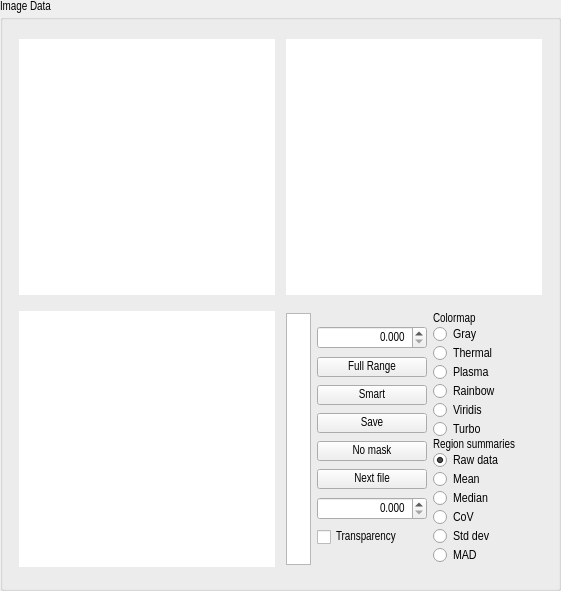
   <widget class="QGroupBox" name="imageData_groupBox">
    <property name="geometry">
     <rect>
      <x>450</x>
      <y>7</y>
      <width>561</width>
      <height>591</height>
     </rect>
    </property>
    <property name="sizePolicy">
     <sizepolicy hsizetype="MinimumExpanding" vsizetype="Maximum">
      <horstretch>1</horstretch>
      <verstretch>1</verstretch>
     </sizepolicy>
    </property>
    <property name="minimumSize">
     <size>
      <width>550</width>
      <height>156</height>
     </size>
    </property>
    <property name="maximumSize">
     <size>
      <width>1100</width>
      <height>1000</height>
     </size>
    </property>
    <property name="sizeIncrement">
     <size>
      <width>1</width>
      <height>1</height>
     </size>
    </property>
    <property name="font">
     <font>
      <family>Arial Narrow</family>
     </font>
    </property>
    <property name="title">
     <string>Image Data</string>
    </property>
    <layout class="QGridLayout" name="gridLayout">
     <item row="2" column="2">
      <layout class="QGridLayout" name="gridLayout_2">
       <property name="sizeConstraint">
        <enum>QLayout::SizeConstraint::SetMaximumSize</enum>
       </property>
       <item row="0" column="1">
        <layout class="QVBoxLayout" name="verticalLayout_3">
         <property name="spacing">
          <number>0</number>
         </property>
         <property name="sizeConstraint">
          <enum>QLayout::SizeConstraint::SetFixedSize</enum>
         </property>
         <property name="topMargin">
          <number>5</number>
         </property>
         <property name="bottomMargin">
          <number>5</number>
         </property>
         <item>
          <widget class="QDoubleSpinBox" name="dispmax_doubleSpinBox">
           <property name="alignment">
            <set>Qt::AlignmentFlag::AlignRight|Qt::AlignmentFlag::AlignTrailing|Qt::AlignmentFlag::AlignVCenter</set>
           </property>
           <property name="decimals">
            <number>3</number>
           </property>
          </widget>
         </item>
         <item>
          <widget class="QPushButton" name="resetDispLimits_Button">
           <property name="toolTip">
            <string>Set the display range of the current map to the absolute minimum and maximum</string>
           </property>
           <property name="text">
            <string>Full Range</string>
           </property>
          </widget>
         </item>
         <item>
          <widget class="QPushButton" name="resetDispSmart_Button">
           <property name="toolTip">
            <string>Set the display range of the current map to the robust minimum and maximum</string>
           </property>
           <property name="text">
            <string>Smart</string>
           </property>
          </widget>
         </item>
         <item>
          <widget class="QPushButton" name="saveDisp_Button">
           <property name="toolTip">
            <string>Save jpegs of the currently displayed map</string>
           </property>
           <property name="text">
            <string>Save</string>
           </property>
          </widget>
         </item>
         <item>
          <widget class="QPushButton" name="setMask_Button">
           <property name="toolTip">
            <string>Right click to select the mask used to display the current map</string>
           </property>
           <property name="text">
            <string>No mask</string>
           </property>
          </widget>
         </item>
         <item>
          <widget class="QPushButton" name="nextFile_Button">
           <property name="toolTip">
            <string>Right click to select the mask used to display the current map</string>
           </property>
           <property name="text">
            <string>Next file</string>
           </property>
          </widget>
         </item>
         <item>
          <widget class="QDoubleSpinBox" name="dispmin_doubleSpinBox">
           <property name="alignment">
            <set>Qt::AlignmentFlag::AlignRight|Qt::AlignmentFlag::AlignTrailing|Qt::AlignmentFlag::AlignVCenter</set>
           </property>
           <property name="decimals">
            <number>3</number>
           </property>
          </widget>
         </item>
         <item>
          <widget class="QCheckBox" name="transparency_checkBox">
           <property name="toolTip">
            <string>With transparency on, map values outside the range limits are not displayed.</string>
           </property>
           <property name="text">
            <string>Transparency</string>
           </property>
           <property name="checked">
            <bool>false</bool>
           </property>
          </widget>
         </item>
        </layout>
       </item>
       <item row="0" column="0">
        <widget class="GraphicsView" name="graphicsView_colorbar">
         <property name="sizePolicy">
          <sizepolicy hsizetype="Minimum" vsizetype="Minimum">
           <horstretch>0</horstretch>
           <verstretch>0</verstretch>
          </sizepolicy>
         </property>
         <property name="minimumSize">
          <size>
           <width>25</width>
           <height>128</height>
          </size>
         </property>
         <property name="maximumSize">
          <size>
           <width>25</width>
           <height>256</height>
          </size>
         </property>
         <property name="sizeIncrement">
          <size>
           <width>0</width>
           <height>1</height>
          </size>
         </property>
         <property name="resizeAnchor">
          <enum>QGraphicsView::ViewportAnchor::AnchorViewCenter</enum>
         </property>
        </widget>
       </item>
       <item row="0" column="2">
        <layout class="QVBoxLayout" name="aspects_verticalLayout">
         <property name="spacing">
          <number>0</number>
         </property>
         <property name="sizeConstraint">
          <enum>QLayout::SizeConstraint::SetMinimumSize</enum>
         </property>
         <item>
          <layout class="QVBoxLayout" name="verticalLayout_4">
           <item>
            <widget class="QLabel" name="label_2">
             <property name="maximumSize">
              <size>
               <width>16777215</width>
               <height>14</height>
              </size>
             </property>
             <property name="font">
              <font>
               <family>Arial Narrow</family>
              </font>
             </property>
             <property name="text">
              <string>Colormap</string>
             </property>
            </widget>
           </item>
           <item>
            <widget class="QRadioButton" name="gray_radioButton">
             <property name="font">
              <font>
               <family>Arial Narrow</family>
               <pointsize>10</pointsize>
              </font>
             </property>
             <property name="text">
              <string>Gray</string>
             </property>
             <attribute name="buttonGroup">
              <string notr="true">colormap_buttonGroup</string>
             </attribute>
            </widget>
           </item>
           <item>
            <widget class="QRadioButton" name="thermal_radioButton">
             <property name="font">
              <font>
               <family>Arial Narrow</family>
               <pointsize>10</pointsize>
              </font>
             </property>
             <property name="text">
              <string>Thermal</string>
             </property>
             <attribute name="buttonGroup">
              <string notr="true">colormap_buttonGroup</string>
             </attribute>
            </widget>
           </item>
           <item>
            <widget class="QRadioButton" name="plasma_radioButton">
             <property name="font">
              <font>
               <family>Arial Narrow</family>
               <pointsize>10</pointsize>
              </font>
             </property>
             <property name="text">
              <string>Plasma</string>
             </property>
             <attribute name="buttonGroup">
              <string notr="true">colormap_buttonGroup</string>
             </attribute>
            </widget>
           </item>
           <item>
            <widget class="QRadioButton" name="rainbow_radioButton">
             <property name="font">
              <font>
               <family>Arial Narrow</family>
               <pointsize>10</pointsize>
              </font>
             </property>
             <property name="text">
              <string>Rainbow</string>
             </property>
             <attribute name="buttonGroup">
              <string notr="true">colormap_buttonGroup</string>
             </attribute>
            </widget>
           </item>
           <item>
            <widget class="QRadioButton" name="viridis_radioButton">
             <property name="font">
              <font>
               <family>Arial Narrow</family>
               <pointsize>10</pointsize>
              </font>
             </property>
             <property name="text">
              <string>Viridis</string>
             </property>
             <attribute name="buttonGroup">
              <string notr="true">colormap_buttonGroup</string>
             </attribute>
            </widget>
           </item>
           <item>
            <widget class="QRadioButton" name="turbo_radioButton">
             <property name="font">
              <font>
               <family>Arial Narrow</family>
               <pointsize>10</pointsize>
              </font>
             </property>
             <property name="text">
              <string>Turbo</string>
             </property>
             <attribute name="buttonGroup">
              <string notr="true">colormap_buttonGroup</string>
             </attribute>
            </widget>
           </item>
          </layout>
         </item>
         <item>
          <widget class="QLabel" name="summary_Label">
           <property name="maximumSize">
            <size>
             <width>16777215</width>
             <height>14</height>
            </size>
           </property>
           <property name="font">
            <font>
             <family>Arial Narrow</family>
            </font>
           </property>
           <property name="text">
            <string>Region summaries</string>
           </property>
          </widget>
         </item>
         <item>
          <widget class="QRadioButton" name="raw_radioButton">
           <property name="font">
            <font>
             <family>Arial Narrow</family>
             <pointsize>10</pointsize>
            </font>
           </property>
           <property name="text">
            <string>Raw data</string>
           </property>
           <property name="checked">
            <bool>true</bool>
           </property>
           <attribute name="buttonGroup">
            <string notr="true">stats_buttonGroup</string>
           </attribute>
          </widget>
         </item>
         <item>
          <widget class="QRadioButton" name="mean_radioButton">
           <property name="font">
            <font>
             <family>Arial Narrow</family>
             <pointsize>10</pointsize>
            </font>
           </property>
           <property name="text">
            <string>Mean</string>
           </property>
           <property name="checked">
            <bool>false</bool>
           </property>
           <attribute name="buttonGroup">
            <string notr="true">stats_buttonGroup</string>
           </attribute>
          </widget>
         </item>
         <item>
          <widget class="QRadioButton" name="median_radioButton">
           <property name="font">
            <font>
             <family>Arial Narrow</family>
             <pointsize>10</pointsize>
            </font>
           </property>
           <property name="text">
            <string>Median</string>
           </property>
           <attribute name="buttonGroup">
            <string notr="true">stats_buttonGroup</string>
           </attribute>
          </widget>
         </item>
         <item>
          <widget class="QRadioButton" name="CoV_radioButton">
           <property name="font">
            <font>
             <family>Arial Narrow</family>
             <pointsize>10</pointsize>
            </font>
           </property>
           <property name="text">
            <string>CoV</string>
           </property>
           <attribute name="buttonGroup">
            <string notr="true">stats_buttonGroup</string>
           </attribute>
          </widget>
         </item>
         <item>
          <widget class="QRadioButton" name="std_radioButton">
           <property name="font">
            <font>
             <family>Arial Narrow</family>
             <pointsize>10</pointsize>
            </font>
           </property>
           <property name="text">
            <string>Std dev</string>
           </property>
           <attribute name="buttonGroup">
            <string notr="true">stats_buttonGroup</string>
           </attribute>
          </widget>
         </item>
         <item>
          <widget class="QRadioButton" name="MAD_radioButton">
           <property name="font">
            <font>
             <family>Arial Narrow</family>
             <pointsize>10</pointsize>
            </font>
           </property>
           <property name="text">
            <string>MAD</string>
           </property>
           <attribute name="buttonGroup">
            <string notr="true">stats_buttonGroup</string>
           </attribute>
          </widget>
         </item>
        </layout>
       </item>
      </layout>
     </item>
     <item row="1" column="2">
      <widget class="GraphicsLayoutWidget" name="main_graphicsView_cor">
       <property name="sizePolicy">
        <sizepolicy hsizetype="MinimumExpanding" vsizetype="MinimumExpanding">
         <horstretch>0</horstretch>
         <verstretch>0</verstretch>
        </sizepolicy>
       </property>
       <property name="minimumSize">
        <size>
         <width>256</width>
         <height>128</height>
        </size>
       </property>
       <property name="maximumSize">
        <size>
         <width>256</width>
         <height>256</height>
        </size>
       </property>
       <property name="sizeIncrement">
        <size>
         <width>1</width>
         <height>1</height>
        </size>
       </property>
       <property name="frameShape">
        <enum>QFrame::Shape::NoFrame</enum>
       </property>
       <property name="alignment">
        <set>Qt::AlignmentFlag::AlignCenter</set>
       </property>
      </widget>
     </item>
     <item row="2" column="1">
      <widget class="GraphicsLayoutWidget" name="main_graphicsView_sag">
       <property name="sizePolicy">
        <sizepolicy hsizetype="MinimumExpanding" vsizetype="MinimumExpanding">
         <horstretch>0</horstretch>
         <verstretch>0</verstretch>
        </sizepolicy>
       </property>
       <property name="minimumSize">
        <size>
         <width>256</width>
         <height>256</height>
        </size>
       </property>
       <property name="maximumSize">
        <size>
         <width>256</width>
         <height>256</height>
        </size>
       </property>
       <property name="sizeIncrement">
        <size>
         <width>1</width>
         <height>1</height>
        </size>
       </property>
       <property name="frameShape">
        <enum>QFrame::Shape::NoFrame</enum>
       </property>
       <property name="alignment">
        <set>Qt::AlignmentFlag::AlignCenter</set>
       </property>
      </widget>
     </item>
     <item row="1" column="1">
      <widget class="GraphicsLayoutWidget" name="main_graphicsView_ax">
       <property name="sizePolicy">
        <sizepolicy hsizetype="MinimumExpanding" vsizetype="MinimumExpanding">
         <horstretch>0</horstretch>
         <verstretch>0</verstretch>
        </sizepolicy>
       </property>
       <property name="minimumSize">
        <size>
         <width>256</width>
         <height>256</height>
        </size>
       </property>
       <property name="maximumSize">
        <size>
         <width>256</width>
         <height>256</height>
        </size>
       </property>
       <property name="sizeIncrement">
        <size>
         <width>1</width>
         <height>1</height>
        </size>
       </property>
       <property name="frameShape">
        <enum>QFrame::Shape::NoFrame</enum>
       </property>
       <property name="alignment">
        <set>Qt::AlignmentFlag::AlignCenter</set>
       </property>
       <property name="viewportUpdateMode">
        <enum>QGraphicsView::ViewportUpdateMode::SmartViewportUpdate</enum>
       </property>
      </widget>
     </item>
    </layout>
   </widget>
